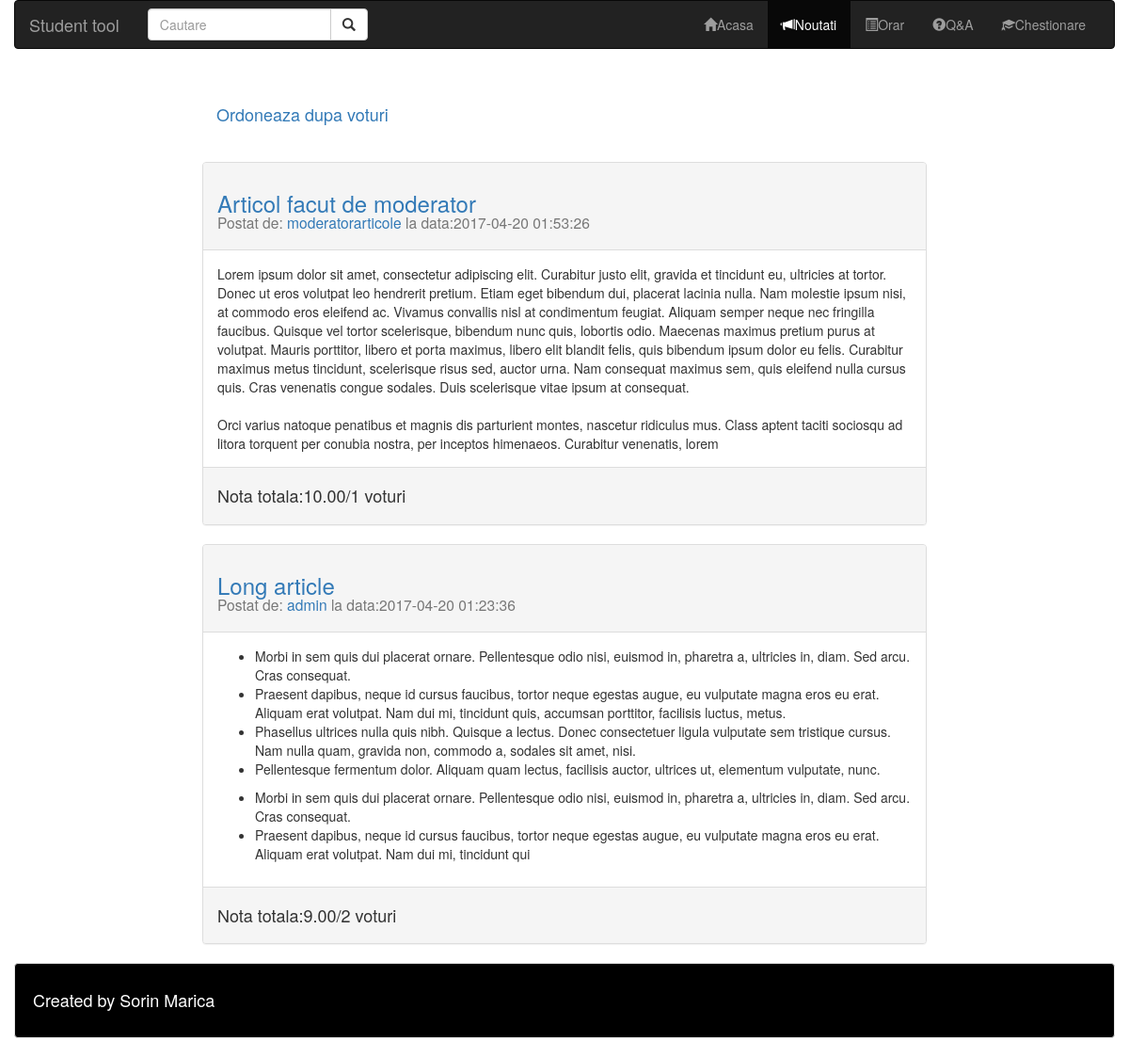
Screenshot of /noutati.php with the database file from the repository.
### tables this page shows
CREATE TABLE `articole` (
  `articol_id` int(6) NOT NULL,
  `titlu` varchar(50) NOT NULL,
  `continut` text NOT NULL,
  `autor` varchar(50) NOT NULL,
  `data` datetime NOT NULL
);

### phplib/rating.php (called while the page is built, shortened)
<?php
	function getRateArt($articol)
	{
		$conn=connect();
		$sql=$conn->prepare("SELECT nota FROM ratingarticole WHERE articol_id=?");
		$sql->bind_param("i",$articol);
        if (!$sql->execute())
        {
            $sql->close();
            $conn->close();
            die("Query error1 <button class=\"btn btn-default\" onclick=\"history.go(-1);\">Inapoi </button>");
            return false;
        }
		$sql->bind_result($nota);
		$nr=0;
		$total=0;
		while ($sql->fetch())
		{
			$total+=$nota;
			$nr++;
		}
		if ($nr==0) $final=0;
			else $final=$total/$nr;
		$final=number_format($final, 2, '.', '');
		return array($final,$nr);
	}
?>

### noutati.php (the view, shortened to what this page needs)
<!DOCTYPE html>
<html>
<head><title>Articole</title><meta name="viewport" content="width=device-width, initial-scale=1.0">
<link rel="stylesheet" href="styles/bs/css/bootstrap.min.css">
</head>
<body>
<div class="container-fluid">
<?php
	include_once 'phplib/rating.php';
?>
    <nav class="navbar navbar-inverse">
        <div class="container-fluid">
            <div class="navbar-header">
                <a class="navbar-brand" href="#"><div draggable="true" ondrag="blush(event)">Student tool</div></a>
            </div>
            <div id="navbar" class="navbar-collapse collapse">
                <form action="cautare.php" method="GET" class="navbar-form navbar-left">
                    <div class="input-group">
                        <input name="info" type="text" class="form-control" placeholder="Cautare">
                        <div class="input-group-btn">
                            <button class="btn btn-default" type="submit">
                                <span class="glyphicon glyphicon-search"></span>
                            </button>
                        </div>
                    </div>
                </form>
                <ul class="nav navbar-nav navbar-right">
                    <li><a href="index.php"><span class="glyphicon glyphicon-home"></span>Acasa</a></li>
                    <li class="active"><a href="noutati.php"><span class="glyphicon glyphicon-bullhorn"></span>Noutati</a></li>
                    <li><a href="orar.php"><span class="glyphicon glyphicon-list-alt"></span>Orar</a></li>
                    <li class="dropdown"><a class="dropdown-toggle" data-toggle="dropdown" href="qanda.php"><span class="glyphicon glyphicon-question-sign"></span>Q&A</a>
                    </li>
                    <li class="dropdown"><a class="dropdown-toggle" data-toggle="dropdown" href="examen.php"><span class="glyphicon glyphicon-education"></span>Chestionare</a>
                            <?php
                            include_once 'phplib/chestionare.php';
                            ?>
                    </li>
                </ul>
            </div>
        </div>
    </nav>
<section class="row">
    <div class="col-sm-offset-1 col-sm-10 col-md-offset-2 col-md-8">
		<br>
<?php
	echo '<h4><ul class="nav nav-pills">';
	$page=1;
	$order="data";
	if (strcmp($order,'votes')==0)
		echo '<li><a href="noutati.php?order=data">Ordoneaza dupa data</a></li>';
	else
		echo '<li><a href="noutati.php?order=votes">Ordoneaza dupa voturi</a></li>';
	echo '</ul></h4><br>';
	$conn=connect();
	$sql=$conn->prepare("SELECT count(*) FROM `articole`");
	$sql->execute();
	$sql->bind_result($nr);
	$sql->fetch();
	$start=($page-1)*10;
	if (strcmp($order,"votes")==0)
		$sql=$conn->prepare("SELECT a.articol_id,a.titlu,a.continut,a.autor,a.data FROM `articole` a LEFT OUTER JOIN (SELECT aa.articol_id as idart,avg(ra.nota) as media FROM `articole` aa, `ratingarticole` ra WHERE ra.articol_id=aa.articol_id GROUP BY aa.articol_id) as query ON a.articol_id=query.idart ORDER BY query.media DESC LIMIT ?,10");
	else
		$sql=$conn->prepare("SELECT * FROM `articole` ORDER BY data DESC LIMIT ?,10");
	$sql->bind_param('i',$start);
	$sql->execute();
	$sql->store_result();
	$sql->bind_result($aid,$titlu,$continut,$autor,$data);
	while ($sql->fetch())
	{
		$continut=substr($continut,0,1000);
        $total=getRateArt($aid);
		echo '<article class="newsbrute">';
		echo '
		<div class="panel panel-default">
		  <div class="panel-heading"><h3><a href="articol.php?id='.htmlspecialchars($aid).'">'.htmlspecialchars($titlu).'</a><small> <p>Postat de: <a href="user.php?username='.htmlspecialchars($autor).'">'.htmlspecialchars($autor).'</a> la data:'.htmlspecialchars($data).' </p></small></h3></div>
		  <div class="panel-body">'.substr($continut,0,1000).'</div>
		  <div class="panel-footer"><h4>Nota totala:'.htmlspecialchars($total[0]).'/'.htmlspecialchars($total[1]).' voturi</h4></div>
		</div>';
		echo '</article>';
	}
?>
    </div>
</section>
    <footer class="well" style="background-color:black;color:white">
        <h4>Created by Sorin Marica</h4>
    </footer>
</body>
</html>

### rows the page displays
articole: titlu "Articol facut de moderator", autor "moderatorarticole", data "2017-04-20 01:53:26", continut "Lorem ipsum dolor sit amet, consectetur adipiscing elit. Curabitur justo elit, gravida et tincidunt eu, ultricies at tortor. Donec ut eros volutpat leo hendrerit pretium. Etiam eget bibendum dui, placerat lacinia nulla. Nam molestie ipsum nisi, at commodo eros eleifend ac. Vivamus convallis nisl at condimentum feugiat. Aliquam semper neque nec fringilla faucibus. Quisque vel tortor scelerisque, bibendum nunc quis, lobortis odio. Maecenas maximus pretium purus at volutpat. Mauris porttitor, libero et porta maximus, libero elit blandit felis, quis bibendum ipsum dolor eu felis. Curabitur maximus metus tincidunt, scelerisque risus sed, auctor urna. Nam consequat maximus sem, quis eleifend…", total "10.00", total "1"
articole: titlu "Long article", autor "admin", data "2017-04-20 01:23:36", continut "Morbi in sem quis dui placerat ornare. Pellentesque odio nisi, euismod in, pharetra a, ultricies in, diam. Sed arcu. Cras consequat. Praesent dapibus, neque id cursus faucibus, tortor neque egestas augue, eu vulputate magna eros eu erat. Aliquam erat volutpat. Nam dui mi, tincidunt quis, accumsan porttitor, facilisis luctus, metus. Phasellus ultrices nulla quis nibh. Quisque a lectus. Donec consectetuer ligula vulputate sem tristique cursus. Nam nulla quam, gravida non, commodo a, sodales sit amet, nisi. Pellentesque fermentum dolor. Aliquam quam lectus, facilisis auctor, ultrices ut, elementum vulputate, nunc. Morbi in sem quis dui placerat ornare. Pellentesque odio nisi, euismod in,…", total "9.00", total "2"
